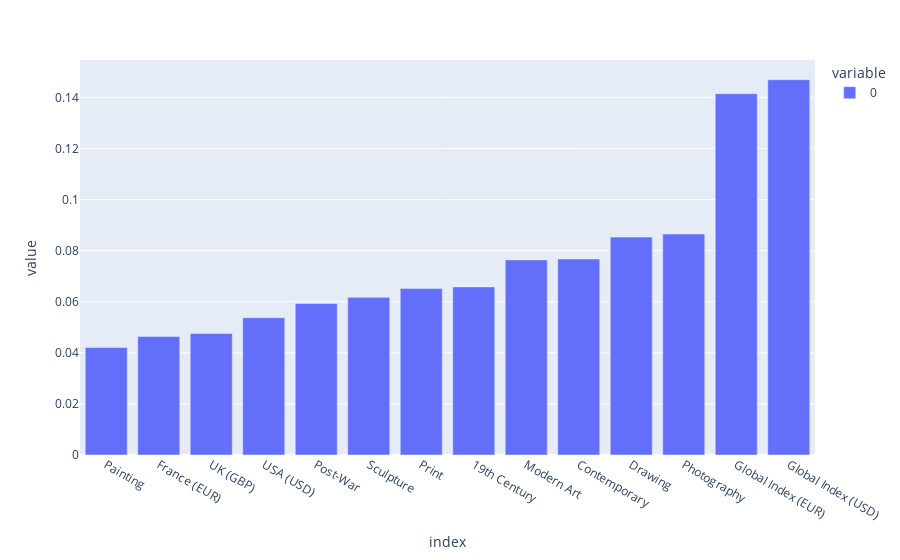

The code cell stored with this chart in its notebook:
### Code cell
art_index_std_box = px.bar(art_index_std)
art_index_std_box

### Figure 1 — Plotly figure (JSON) as saved in the notebook; plotly's stock layout.template omitted (floating-point values rounded to 4 significant figures)
{"data": [{"alignmentgroup": "True", "hovertemplate": "variable=0<br>index=%{x}<br>value=%{y}<extra></extra>", "legendgroup": "0", "marker": {"color": "#636efa"}, "name": "0", "offsetgroup": "0", "orientation": "v", "showlegend": true, "textposition": "auto", "type": "bar", "x": ["Painting", "France (EUR)", "UK (GBP)", "USA (USD)", "Post-War", "Sculpture", "Print", "19th Century", "Modern Art", "Contemporary", "Drawing", "Photography", "Global Index (EUR)", "Global Index (USD)"], "xaxis": "x", "y": [0.04211, 0.04641, 0.04755, 0.05373, 0.05931, 0.06172, 0.06515, 0.06582, 0.07638, 0.07674, 0.08531, 0.08651, 0.1414, 0.1469], "yaxis": "y"}], "layout": {"autosize": true, "barmode": "relative", "legend": {"title": {"text": "variable"}, "tracegroupgap": 0}, "margin": {"t": 60}, "xaxis": {"anchor": "y", "autorange": true, "domain": [0, 1], "range": [-0.5, 13.5], "title": {"text": "index"}, "type": "category"}, "yaxis": {"anchor": "x", "autorange": true, "domain": [0, 1], "range": [0, 0.1547], "title": {"text": "value"}, "type": "linear"}}}
